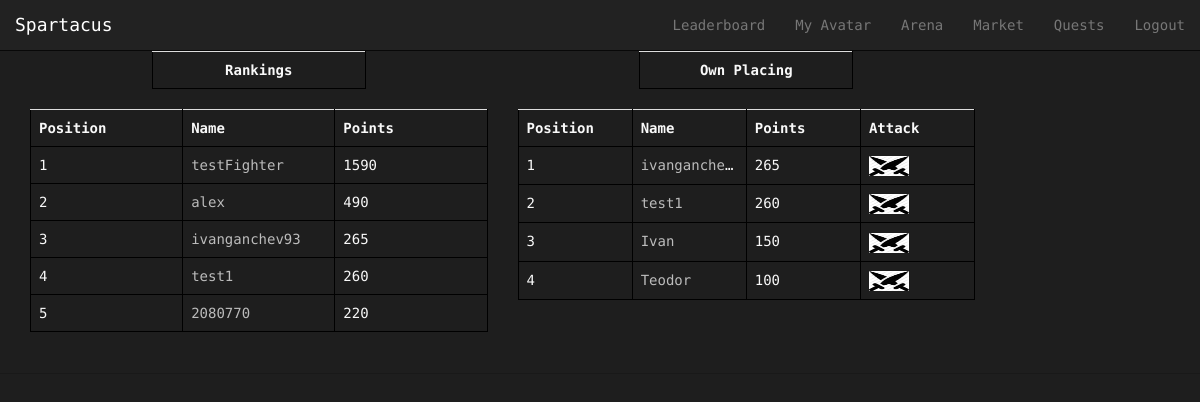
/Spartacus/arena/ (signed in), run on an earlier commit of the app's database.
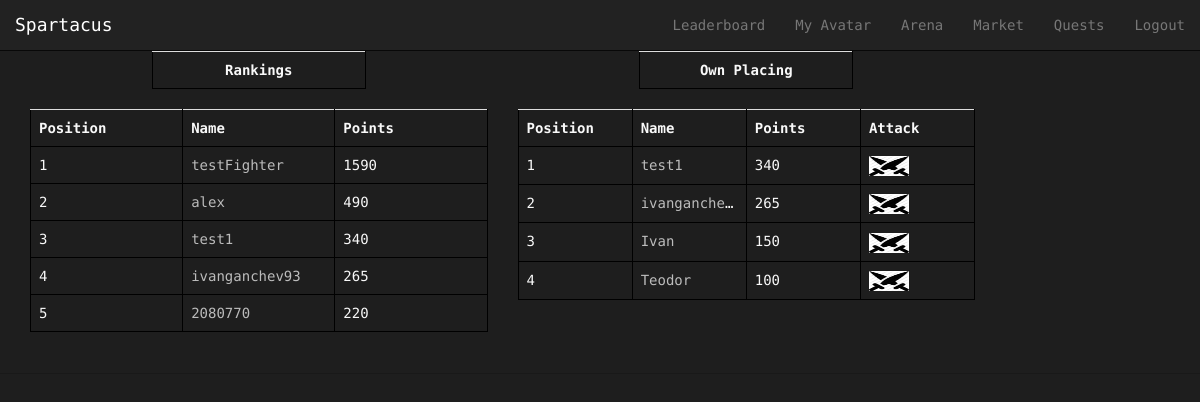
And on a later commit of the database.
### Spartacus/models.py (models this page shows, shortened)
class Avatar(models.Model):
    user = models.OneToOneField(User)
    picture = models.ImageField(upload_to='profile_images', blank=True)
    cash = models.IntegerField(default = 1000)
    attack = models.IntegerField(default= 10)
    deffence = models.IntegerField(default= 10)
    strength = models.IntegerField(default= 10)
    agility = models.IntegerField(default= 10)
    intelligence = models.IntegerField(default = 10)
    victories = models.IntegerField(default = 0)
    points = models.IntegerField(default = 0) # for ranking...every time a gladiator fights get some amount of points

### Spartacus/views.py (the view, shortened to what this page needs)
@login_required
def arena(request):
    context_dict = {}
    try:
        avatars = Avatar.objects.order_by('-points')[:5]
        context_dict['avatars'] = avatars
    except:
        print "Query fail leaderboard"
    timePassed = True
    fightStartedAt = request.session.get("fightStartedAt")
    if timePassed:
        user = request.user
        try:
            opponents = Avatar.objects.exclude(user = user).order_by('-points')
            you = Avatar.objects.get(user = user)
            relevant_opponents = []
            for opponent in opponents:
                point_difference = int(opponent.points) - int(you.points)
                if point_difference < 200 and point_difference > - 200:
                    relevant_opponents += [opponent]
            context_dict['opponents'] = relevant_opponents
        except:
            print "Query fail Arena"
    context_dict['time_passed']=timePassed
    return render(request, 'Spartacus/arena.html', context_dict)

### templates/Spartacus/arena.html (shortened to what this page needs)
{% extends 'Spartacus/base.html' %}
{% load staticfiles %}
{% block body_block %}
{% if time_passed %}
<div class="container">
	<div class="row">
		<div class="col-xs-5">
			<div class="row">
				<div class="col-xs-6 col-xs-offset-3">
					<table class="table">
						<th style="text-align: center">Rankings</th>
					</table>
				</div>
			</div>
			<table class="table">
				<th>Position</th>
				<th>Name</th>
				<th>Points</th>
				{% for avatar in avatars %}
					<tr id="rank">
					<td></td>
					<td><a href="{% url 'avatar_view' avatar.user.username %}">{{ avatar.user.username}} </a></td>
					<td>{{avatar.points}}</td>
					</tr>
				{% endfor %}
			</table>
            <div class="col-xs-12">
            </div>
		</div>
        <div class="col-xs-5">
			<div class="row">
				<div class="col-xs-6 col-xs-offset-3">
					<table class="table">
						<th style="text-align: center">Own Placing</th>
					</table>
				</div>
			</div>
			<table class="table">
				<th>Position</th>
				<th>Name</th>
				<th>Points</th>
                <th>Attack</th>
				{% for opponent in opponents %}
					<tr id="rank">
					<td></td>
					<td><a href="{% url 'avatar_view' opponent.user.username %}">{{ opponent.user.username}} </a></td>
					<td>{{opponent.points}}</td>
                    <td><a href="{% url 'battle' opponent.user.username %}">
                        <img src = "{% static 'images/attack.jpg' %}" width = "40" height = "20">
                    </a></td>
					</tr>
				{% endfor %}
			</table>
            <div class="col-xs-12">
            </div>
		</div>
	</div>
</div>
{% else %}
        <div align="center"><h2>Please wait for {{ time_left }} seconds.</h2></div>
{% endif %}
{% endblock %}

What changed in the data, as far as the page shows it:
changed Avatar "test1": points "260" → "340"; moves up the list
